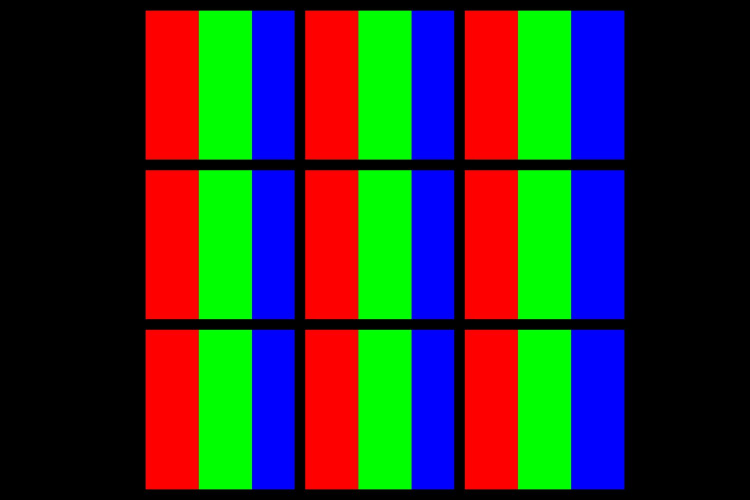
#> input picture OneWithModules/assets/test_images/1.jfif, 1500 x 1000 px (shown at 1/2 size); its folder holds only this picture in this run
$ jupyter execute --allow-errors rough.ipynb
#> lines starting #> are read from the running program, lines starting #| are printed output that depends on the picture
### OneWithModules/alterimg/resize.py
# resize.py

from PIL import Image
import argparse

def reshaper(img_path:list, percent_reduction:int=0, height:int=0, width:int=0) -> list:
    '''
    Helps in type reshaping of images to a smaller size

    Args:
    img_path - List of paths
    pixel_values - String j2p or p2j

    Returns:
    mod_image - images
    '''
    converted = []
    not_converted = []

    for path in img_path:
        try:
            img = Image.open(path)
            x, y = Image.open(path).size

            if percent_reduction in range(1,101):
                reduction = percent_reduction

            elif width in range(1,x+1):
                print('w', x)
                reduction = width/x*100

            elif height in range(1,y+1):

                reduction = height/y*100

            else:
                raise ValueError('Wrong Values provided for reshaping Select integer values for height or width or percent value for percent_reduction')

            x, y = int(x*(reduction/100)), int(y*(reduction/100))
            print(f'reduced by {reduction} - New x {x} y {y}')
            new_img = img.resize(size=(x,y))
            new_img.save(path)
            converted.append(path)

        except Exception as e:
            print('Exception encountered', e)
            not_converted.append(path)

    return converted, not_converted


# [39 lines that do not run on import are left out]

### OneWithModules/alterimg/typeconv.py
# typeconv.py

from PIL import Image
from pathlib import Path
import argparse
import os
def typeconv(img_path:list, type:str='j2p')-> list:
    '''
    Helps in type conversion of images from jpeg to png or png to jpeg

    Args:
    img_path - List of paths
    type - String j2p or p2j

    Returns:
    mod_image - ndarray
    '''
    #Images path

    converted = []
    not_converted = []
    try:
        for path in img_path:
            print('path ',path)
            if type == 'j2p':
                new_path = changeextn(path, '.png')
                save_new_img(path, new_path)

            elif type == 'p2j':
                new_path = changeextn(path, '.jpg')
                save_new_img(path, new_path)

            else:
                raise ValueError('Type can be only j2p or p2j')

            converted.append(path)

    except Exception as e:
        print(e)
        not_converted.append(path)

    return converted, not_converted


def save_new_img(oldpath, newpath):
    '''Takes the image at old path and replace it with
     image with new extension

     Args:
     oldpath - str
     newpath - str
     '''
    img = Image.open(oldpath)
    img.save(newpath)


def changeextn(imgpath, new_ext):
    '''Changes the extension of the image to the new path
    Args:
    imgpath: String
    new_ext - String
    '''
    filename = Path(imgpath)
    return filename.with_suffix(new_ext)


# [32 lines that do not run on import are left out]

### OneWithModules/rough.ipynb
[cell 1]
'''
Create these modules:
jpg/jpeg to png conversion (use PIL library) j2p
png to jpg conversion (use PIL library) p2j
image resizer that can resize bulk images with these features:
resize by user determined percentage (say 50% for height and width) (proportional) res_p
resize by user determined width (proportional) res_w
resize by user determined height (proportional) res_h
image cropper that can crop bulk images with these features:
center square/rectangle crop by user-determined pixels crp_px
centre square/rectangle crop by user-determined percentage (crop to 50%/70%) crp_p
it let's user know which all images were not cropped due to size mismatches
a __main__ module that exposes all these features (using argparse)
finally create an zipped app, that exposes all of these features

'''

[cell 2]
import os
from PIL import Image
print(os.getcwd())

import glob
from alterimg.resize import *

file_list = (glob.glob('assets\\test_images\\*'))

cwd = os.getcwd()
file_list = [os.path.join(cwd,i) for i in file_list]

[cell 3]
file_list[0]

[cell 4]
['d:\\Python Projects\\EPAi\\OneWithModules\\assets\\test_images\\1.jpg',
'd:\\Python Projects\\EPAi\\OneWithModules\\assets\\test_images\\2.jpg',
'd:\\Python Projects\\EPAi\\OneWithModules\\assets\\test_images\\3.jpg']

[cell 5]
# from alterimg.typeconv import *
# img = typeconv(file_list, type='p2j')

[cell 6]
file_list = (glob.glob('assets\\test_images\\*'))
file_list = [os.path.join(cwd,i) for i in file_list]
reshaper(file_list, height=600)
#> in reshaper, img is the input picture: PIL image 1500x1000 RGB; mean R, G, B 49.5, 49.9, 43.2
#> in reshaper, `x, y = Image.open(path).size`: x = 1500; y = 1000
#> in reshaper, `reduction = height/y*100`: reduction = 60
#> in reshaper, `x, y = int(x*(reduction/100)), int(y*(reduction/100))`: x = 900; y = 600
#| reduced by 60.0 - New x 900 y 600
#> in reshaper, `new_img = img.resize(size=(x,y))`:
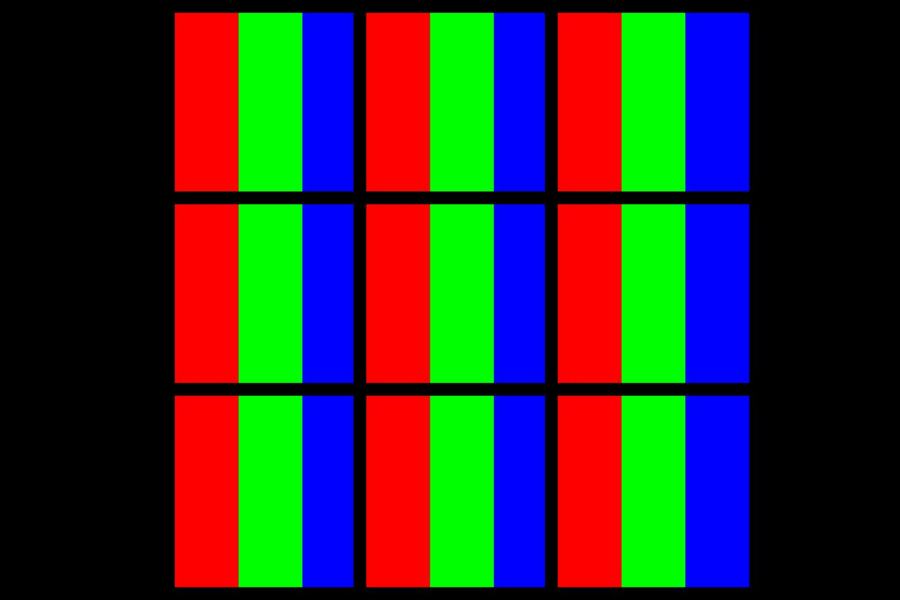
#> new_img: PIL image 900x600 RGB; mean R, G, B 49.5, 49.8, 43.2

[cell 7]
from alterimg.resize import *

path1 = os.path.join(os.getcwd(), 'assets\\test_images', 'test3 - Copy.jpg')
# img = cropconv([path1],percent_reduction=50)
img = reshaper([path1], percent_reduction=65)
#> call 2 of reshaper, with percent_reduction = 65, height = 0, width = 0
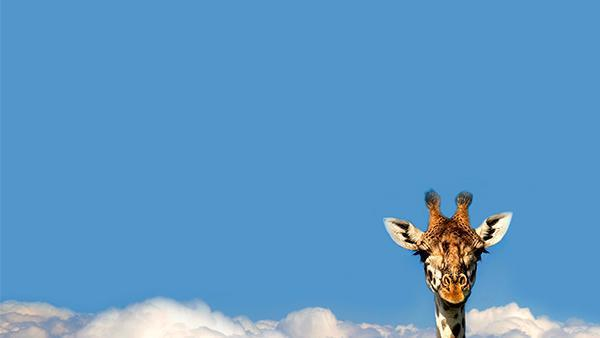
#> input picture OneWithModules/assets/test_images/scrap/test3 - Copy.jpg, 600 x 338 px, found by its file name
#> in reshaper, img is the input picture: PIL image 600x338 RGB; mean R, G, B 93.7, 152.1, 198.1
#> in reshaper (call 2), `x, y = Image.open(path).size`: y = 338
#> in reshaper (call 2), `x, y = int(x*(reduction/100)), int(y*(reduction/100))`: x = 390; y = 219
#| reduced by 65 - New x 390 y 219
#> (the rest of this cell did not finish here and is left out)

[cell 8]
from alterimg.typeconv import *

[cell 9]
typeconv([path1], 'j2p')

[cell 10]
import time
round(time.time()*1000)

[cell 11]
import os
print(os.path.join(r'D:\Python Projects\abc', (str(round(time.time()*1000)) +'.jpg')))

[cell 12]
a = "1,2,3,4"

[cell 13]
tuple([int(i) for i in a.split(',')])

[cell 14]
import os

def test_png_conv():
    code_stat = 'python alterimg -f "assets\\test_images\\*" -r "j2p"'
    execute_command = os.system(code_stat)
    print(execute_command)
    assert not execute_command

#> (the rest of this cell did not finish here and is left out)

[cell 15]
def test_center_crop():
    code_stat = 'python alterimg -f "assets\\test_images\\*" -r "crp_px" -v "0,0,224,224"'
    execute_command = os.system(code_stat)
    print(execute_command)
    assert not execute_command, "PNG Conversion failed"

test_center_crop()

[cell 16]
# resize to 500 width
def test_resize_width():
    code_stat = 'python alterimg -f "assets\\test_images\\*" -r "res_h" -v "500"'
    execute_command = os.system(code_stat)
    print(execute_command)
    assert not execute_command, "PNG Conversion failed"

test_resize_width()

[cell 17]
def test_resize_length():
    code_stat = 'python alterimg -f "assets\\test_images\\6.jpg" -r "res_h" -v "500"'
    execute_command = os.system(code_stat)
    print(execute_command)
    assert not execute_command, "PNG Conversion failed"

test_resize_length()

[cell 18]
# resize to 80%
def test_resize_percent():
    code_stat = 'python alterimg -f "assets\\test_images\\5.jpg" -r "res_p" -v "80"'
    execute_command = os.system(code_stat)
    print(execute_command)
    assert not execute_command, "PNG Conversion failed"

test_resize_percent()

[cell 19]
from alterimg.typeconv import *

typeconv(["assets\\test_images\\3.jpg"], 'j2p')

#> (a cell that did not finish here is left out)

[cell 21]
from alterimg.resize import *

def test_dircrop_percent():

    file_list = ["assets\\test_images\\3.jpg"]
#> file_list = ['assets\\test_images\\3.jpg']
    x, y = Image.open(file_list[0]).size
    percent_reduction = 80
    a, b = int(x*(percent_reduction/100)), int(y*(percent_reduction/100))
    reshaper(file_list, percent_reduction)
    x, y = Image.open(file_list[0]).size
    print(x,y,a,b)
    assert (x,y) == (a,b)

#> (the rest of this cell did not finish here and is left out)

[cell 22]
def test_dircrop_width():

    file_list = ["assets\\test_images\\5.jpg"]
#> file_list = ['assets\\test_images\\5.jpg']
    x, y = Image.open(file_list[0]).size
    width = 100
    print(x,y)
    percent_reduction = (width/x*100)
    print(percent_reduction)
    a, b = int(x*(percent_reduction/100)), int(y*(percent_reduction/100))
    reshaper(file_list, width=width)
    x, y = Image.open(file_list[0]).size
    print(x,y,a,b)
    assert (x,y) == (a,b)

#> (the rest of this cell did not finish here and is left out)

[cell 23]
def test_dircrop_length():

    file_list = ["assets\\test_images\\6.jpg"]
#> file_list = ['assets\\test_images\\6.jpg']
    x, y = Image.open(file_list[0]).size
    height = 50
    print(x,y)
    percent_reduction = (height/x*100)
    print(percent_reduction)
    a, b = int(x*(percent_reduction/100)), int(y*(percent_reduction/100))
    reshaper(file_list, height=height)
    x, y = Image.open(file_list[0]).size
    print(x,y,a,b)
    assert (x,y) == (a,b)

#> (the rest of this cell did not finish here and is left out)

[cell 24]
from alterimg.cropper import *
def test_check_docstring():
    '''Checks working of check_docstring function'''
    assert typeconv.__doc__ != None
    assert reshaper.__doc__ != None
    assert cropconv.__doc__ != None

test_check_docstring()

[cell 25]
from alterimg.cropper import *
def test_check_annotations():
    '''Checks working of check_docstring function'''
    assert typeconv.__annotations__ != None
    assert reshaper.__annotations__ != None
    assert cropconv.__annotations__ != None

test_check_docstring()

[cell 26]
def test_alterimg_returns_notprocessed():
    file_list = ["assets\\test_images\\6.jpg", "assets\\test_images\\xyz.jpg"]
#> file_list = ['assets\\test_images\\6.jpg', 'assets\\test_images\\xyz.jpg']
    converted, not_altered = typeconv(file_list, type='j2p')
#| path  assets\test_images\6.jpg
#> converted = []; not_altered = ['assets\\test_images\\6.jpg']
    assert converted[0] == file_list[0]
    assert not_altered[0] == file_list[1]

#> (the rest of this cell did not finish here and is left out)
